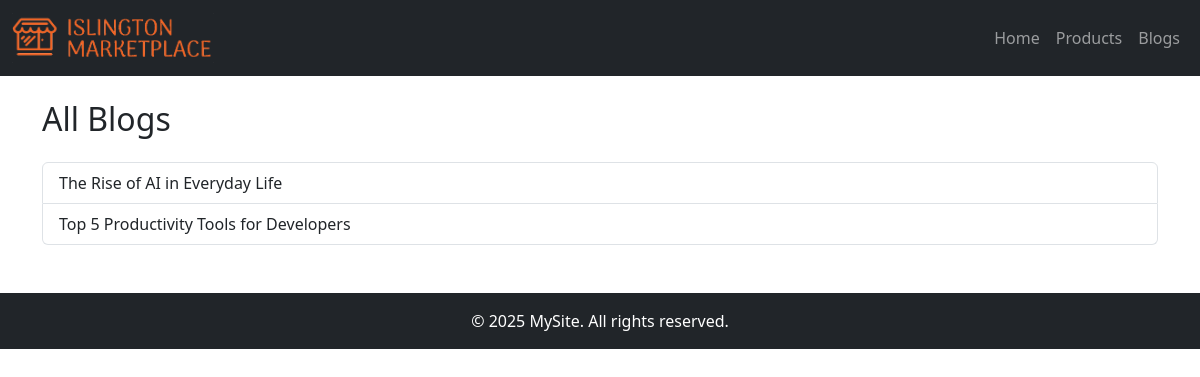
The app's page /blogs/ with its own data.
### sitesetting/models.py (models this page shows, shortened)
class SiteSetting(models.Model):
    site_title = models.CharField(max_length=200, default="MarketPlace")
    meta_description = models.TextField(blank=True, null=True)
    meta_keywords = models.CharField(max_length=255, blank=True, null=True)
    logo = models.ImageField(upload_to="photos/logos/", blank=True, null=True)
    favicon = models.ImageField(upload_to="photos/favicons/", blank=True, null=True)
    class Meta:
        verbose_name = "Site Setting"
        verbose_name_plural = "Site Setting"

### blogs/models.py (models this page shows, shortened)
class Blog(models.Model):
    category = models.CharField(max_length=100, default='Untitled')
    title = models.CharField(max_length=255)
    content = models.TextField()
    author = models.CharField(max_length=100)
    blog_image = models.ImageField(upload_to='photos/blogs', blank=True)

### blogs/views.py (the view)
# urls.py: path('', views.blog_list, name='blog_list'),
def blog_list(request):
    all_blogs = Blog.objects.all()
    return render(request, 'blogs/blogs1.html', {'blogs': all_blogs})

### pages/context_processors.py (called while the page is built)
def pages_links(request):
    pages = Page.objects.all()
    return {'pages': pages}

### sitesetting/context_processors.py (called while the page is built)
def site_settings(request):
    setting = SiteSetting.objects.first()
    return {'site_setting': setting}

### templates copy/blogs/blogs1.html
{% extends 'master/base1.html' %}
{% block content %}
<h2 class="mb-4">All Blogs</h2>
<div class="list-group">
  {% for blog in blogs %}
    <a href="{% url 'blog_detail' blog.pk %}" class="list-group-item list-group-item-action">
      {{ blog.title }}
    </a>
  {% endfor %}
</div>
{% endblock %}

### templates copy/includes/header1.html (shortened to what this page needs)
{% load static %}
<nav class="navbar navbar-expand-lg navbar-dark bg-dark">
  <div class="container-fluid">
    <a class="navbar-brand" href="{% url 'home' %}">
      {% if site_setting.logo %}
        <img src="{{ site_setting.logo.url }}" alt="logo"
        style="max-height: 50px; width: auto;" class="d-inline-block align-middle">
      {% endif %}
    </a>
    <div class="collapse navbar-collapse" id="navbarNav">
      <ul class="navbar-nav ms-auto">
        <li class="nav-item">
          <a class="nav-link" href="{% url 'home' %}">Home</a>
        </li>
        <li class="nav-item">
          <a class="nav-link" href="{% url 'products' %}">Products</a>
        </li>
        <li class="nav-item">
          <a class="nav-link" href="{% url 'blog_list' %}">Blogs</a>
        </li>
      </ul>
    </div>
  </div>
</nav>

### records on screen
SiteSetting: logo (picture)
Blog: title "The Rise of AI in Everyday Life"
Blog: title "Top 5 Productivity Tools for Developers"
